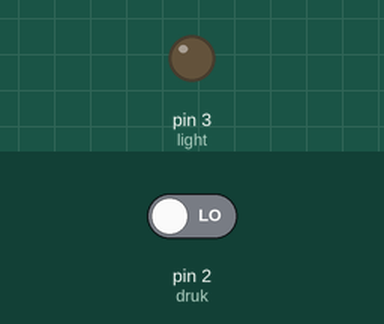
A sketch run on a simulated Arduino Uno, built with avr-gcc and run on an emulated ATmega328P. Shown: output pins drawn as LEDs (lit = HIGH). The test bench sets the inputs (shaded band); at power-on: pin 2 (druk) LOW.

Above: at 1.2 s.
1.3 s: pin 2 (druk) driven HIGH
At 2.5 s:
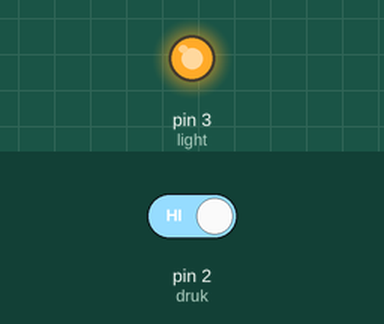
2.8 s: pin 2 (druk) driven LOW
At 3.6 s:
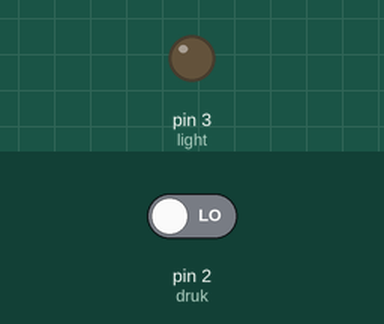
Timing chart, 0 to 5.8 s (numbered marks = the images above; inputs shaded):
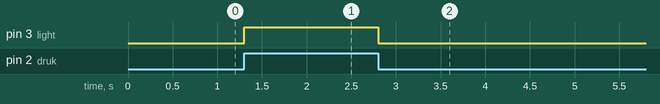

The sketch:

Labo2_D3_external_lamp.ino
```cpp
int druk = 2;
int aan = 0;
int led = 0;
int light=3;
void setup() {
  // initialize digital pin LED_BUILTIN as an output.
  pinMode(light, OUTPUT);
  pinMode(druk, INPUT);
}

// the loop function runs over and over again forever
void loop() {
  led = digitalRead(light);
  aan = digitalRead(druk);
  if(aan==HIGH)
  {
    digitalWrite(light,HIGH);
  }
  else
  {
    digitalWrite(light,LOW);
  }
}
```

Measured:
- after the input at 1.3 s, pin 3 (light): LOW → HIGH at once
- after the input at 2.8 s, pin 3 (light): HIGH → LOW at once
